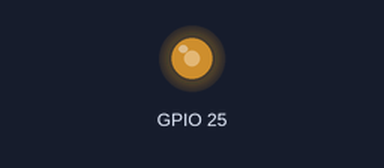
The sketch below on a simulated ESP32. On the bench: output pins drawn as LEDs (lit = HIGH).

Above: at 0.05 s.
At 7.05 s:
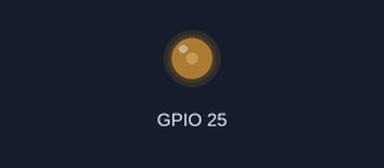
Timing chart, 0 to 9.4 s (numbered marks = the images above):
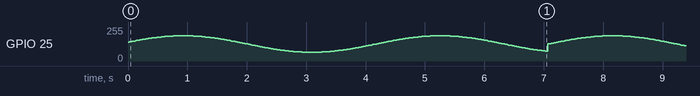

Measured:
- by itself, GPIO 25: moves between 66/255 and 190/255, repeating every 7.2 s

The sketch:

esp32_dac_led.ino
```cpp
void setup()
{

}

void loop()
{
  static int deg=8;
  dacWrite(25,int(128+62*sin(deg*PI/108)));
  deg++;
  if(deg>360)
    deg=0;
  delay(20);
}
```
